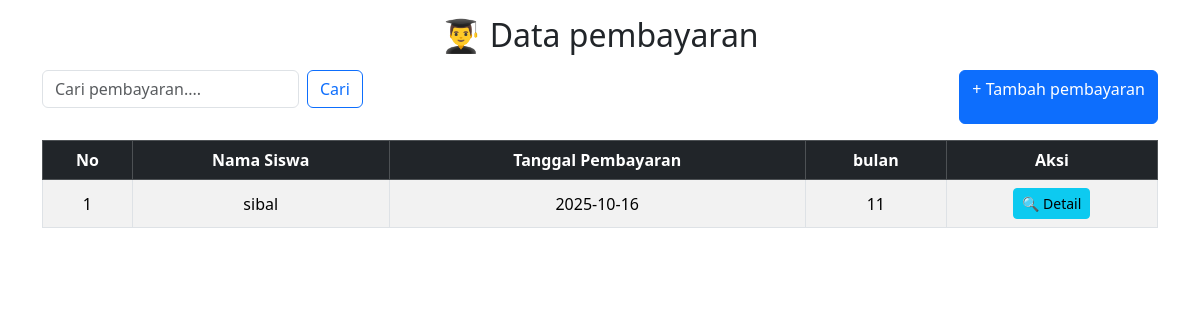
The page /pembayaran.php on the database its author committed.
### tables this page shows
CREATE TABLE `pembayaran` (
  `id_pembayaran` int NOT NULL,
  `id_siswa` int NOT NULL,
  `tgl_pembayaran` date NOT NULL,
  `bulan` int NOT NULL,
  `nominal` int NOT NULL,
  `metode` varchar(10) NOT NULL,
  `id_pegawai` int NOT NULL
);

CREATE TABLE `siswa` (
  `id_siswa` int NOT NULL,
  `nama_siswa` varchar(100) NOT NULL,
  `no_absen` int NOT NULL,
  `tgl_lahir` date NOT NULL,
  `alamat` text NOT NULL,
  `telp` varchar(15) NOT NULL,
  `nis` int NOT NULL,
  `nisn` varchar(15) NOT NULL,
  `id_kelas` int NOT NULL
);

### pembayaran.php (the view, shortened to what this page needs)
<?php
include "../koneksi.php";
$cari = "";
if (isset($_GET['cari']) && $_GET['cari'] != "") {
    $cari = $_GET['cari'];
    $result = mysqli_query($koneksi, "SELECT * FROM pembayaran
                                        JOIN siswa ON pembayaran.id_siswa = siswa.id_siswa
                                        JOIN pegawai ON pembayaran.id_pegawai = pegawai.id_pegawai
                                        WHERE (nama_siswa LIKE '%$cari%'
                                        ORDER BY id_pembayaran DESC");
} else {
    $result = mysqli_query($koneksi, "SELECT * FROM pembayaran,siswa,pegawai
                                        WHERE pembayaran.id_siswa=siswa.id_siswa
                                        AND pembayaran.id_pegawai=pegawai.id_pegawai
                                        ORDER BY id_pembayaran DESC"); }
?>
<link href="https://cdn.jsdelivr.net/npm/bootstrap@5.3.3/dist/css/bootstrap.min.css" rel="stylesheet">
<div class="container mt-3">
    <h2 class="mb-3 text-center">👨‍🎓 Data pembayaran</h2>
    <div class="d-flex justify-content-between mb-3">
        <form class="d-flex" method="get" action="">
            <input class="form-control me-2" type="search" name="cari" placeholder="Cari pembayaran...." value="<?= htmlspecialchars($cari) ?>">
            <button class="btn btn-outline-primary" type="submit">Cari</button>
        </form>
        <a href="pembayaran_tambah.php" class="btn btn-primary">+ Tambah pembayaran</a>
    </div>
    <div class="table-responsive">
        <table class="table table-bordered table-striped table-hover align-middle text-center">
            <thead class="table-dark">
                <tr>
                    <th>No</th>
                    <th>Nama Siswa</th>
                    <th>Tanggal Pembayaran</th>
                    <th>bulan</th>
                    <th>Aksi</th>
                </tr>
            </thead>
            <tbody>
            <?php
            $no = 1;
            if (mysqli_num_rows($result) > 0) {
                while ($row = mysqli_fetch_assoc($result)) { ?>
                    <tr>
                        <td><?= $no++ ?></td>
                        <td><?= htmlspecialchars($row['nama_siswa']) ?></td>
                        <td><?= htmlspecialchars($row['tgl_pembayaran']) ?></td>
                        <td><?= htmlspecialchars($row['bulan']) ?></td>
                        <td>
                            <button
                                class="btn btn-info btn-sm"
                                data-bs-toggle="modal"
                                data-bs-target="#detailModal<?= $row['id_siswa'] ?>">
                                🔍 Detail
                            </button>
                        </td>
                    </tr>
            <?php }
            } else { ?>
                <tr>
                    <td colspan="6" class="text-center text-muted">⚠️ Data tidak ditemukan</td>
                </tr>
            <?php } ?>
            </tbody>
        </table>
    </div>
</div>

### rows shown on the page
pembayaran: id_siswa.nama_siswa "sibal", tgl_pembayaran "2025-10-16", bulan "11"
